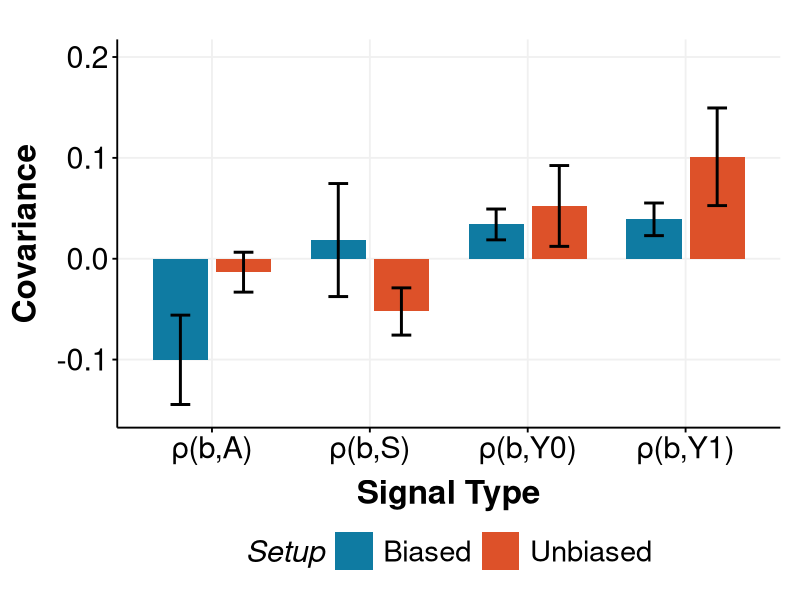
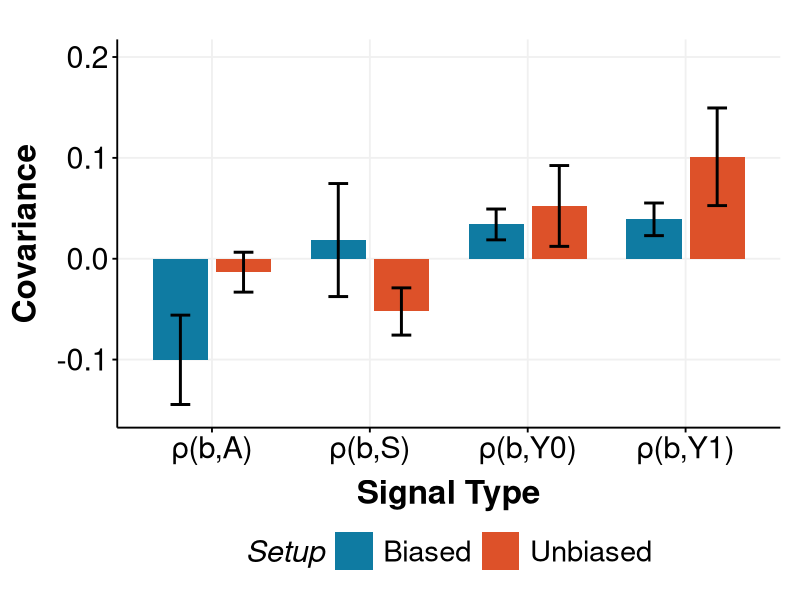

The R script that drew these images, in order:
# Create a flag to toggle between datasets
use_lr_data <- TRUE  # Set to TRUE to use the new data

###BIASED (random forest)
# defaultdict(list,
#             {'SE_Y0': [0.02493995420727301,
#               0.014650624373395087,
#               0.035229284041150936],
#              'SE_Y1': [0.031962306338244276,
#               0.018978037521950257,
#               0.044946575154538294],
#              'SE_A': [-0.045141905376108835,
#               -0.06519967161461451,
#               -0.025084139137603153],
#              'SE_S': [0.09035409569932758,
#               0.0016548700740890432,
#               0.1790533213245661]})

###UNBIASED (random forest)
# defaultdict(list,
#             {'SE_Y0': [0.03513661682805512,
#               0.008130433809395664,
#               0.06214279984671457],
#              'SE_Y1': [0.08155455977715628,
#               0.04182262526377176,
#               0.12128649429054081],
#              'SE_A': [-0.00046874829840122534,
#               -0.03538322535950635,
#               0.0344457287627039],
#              'SE_S': [-0.04041617086693901,
#               -0.05848961985472129,
#               -0.022342721879156723]})

###BIASED (logistic regression)
# defaultdict(list,
#             {'SE_Y0': [0.030792897441241713,
#               0.016484950213083854,
#               0.04510084466939957],
#              'SE_Y1': [0.06578256016820236,
#               0.017334797599937314,
#               0.11423032273646741],
#              'SE_A': [-0.06477697292852276,
#               -0.09471456694756249,
#               -0.034839378909483035],
#              'SE_S': [0.0427577687558696,
#               -0.00811790510670165,
#               0.09363344261844084]})

###UNBIASED (logistic regression)
# defaultdict(list,
#             {'SE_Y0': [0.029609780834669235,
#               0.01594244573776684,
#               0.04327711593157163],
#              'SE_Y1': [0.17178690085946174,
#               0.07362633418081539,
#               0.2699474675381081],
#              'SE_A': [-0.020646935286137445,
#               -0.03191580229964409,
#               -0.009378068272630801],
#              'SE_S': [-0.049773484602441395,
#               -0.07461592316540933,
#               -0.02493104603947347]})

# Create both datasets
data_rf <- data.frame(
  signal = rep(c("ρ(b,Y0)", "ρ(b,Y1)", "ρ(b,A)", "ρ(b,S)"), each = 2),
  setup = rep(c("Biased", "Unbiased"), 4),
  mean = c(
    # SE_Y0
    0.02631747211173179, 0.027365732502528335,
    # SE_Y1
    0.0338352020699568, 0.12333890353858519,
    # SE_A
    -0.046607697023839614, -0.020340027887138595,
    # SE_S
    0.2266931752223158, -0.04512527821289835
  ),
  lower = c(
    # SE_Y0
    0.014302630241875025, 0.014957470116098465,
    # SE_Y1
    0.018925002701517687, 0.04620130949930053,
    # SE_A
    -0.06725212552717151, -0.030514933854793706,
    # SE_S
    0.08999307763062633, -0.06500784326160651
  ),
  upper = c(
    # SE_Y0
    0.03833231398158855, 0.039773994888958206,
    # SE_Y1
    0.04874540143839591, 0.20047649757786984,
    # SE_A
    -0.025963268520507718, -0.010165121919483485,
    # SE_S
    0.36339327281400524, -0.025242713164190186
  )
)

data_lr <- data.frame(
  signal = rep(c("ρ(b,Y0)", "ρ(b,Y1)", "ρ(b,A)", "ρ(b,S)"), each = 2),
  setup = rep(c("Biased", "Unbiased"), 4),
  mean = c(
    # SE_Y0
    0.03397128865680828, 0.05233078304041271,
    # SE_Y1
    0.039067805894640525, 0.10108212953120048,
    # SE_A
    -0.10025319850777348, -0.013340700980222506,
    # SE_S
    0.018520911355769033, -0.05232157262760371
  ),
  lower = c(
    # SE_Y0
    0.01868766028886165, 0.012258515088070389,
    # SE_Y1
    0.02288427626772275, 0.052673158987189224,
    # SE_A
    -0.1445638165558293, -0.03312052658621503,
    # SE_S
    -0.037518258899853434, -0.07575297624064037
  ),
  upper = c(
    # SE_Y0
    0.0492549170247549, 0.09240305099275503,
    # SE_Y1
    0.0552513355215583, 0.14949110007521174,
    # SE_A
    -0.05594258045971765, 0.006439124625770018,
    # SE_S
    0.0745600816113915, -0.028890169014567056
  )
)

# Select the dataset based on the flag
data <- if(use_lr_data) data_lr else data_rf

# Load necessary libraries
library(ggplot2)
library(dplyr)
library(tidyr)
library(gridExtra)
library(grid)
library(ggthemes)
library(scales)

# Define the custom theme and scale functions
theme_Publication <- function(base_size=14, base_family="sans") {
  (theme_foundation(base_size=base_size, base_family=base_family)
   + theme(plot.title = element_text(face = "bold",
                                     size = rel(1.2), hjust = 0.5),
           text = element_text(),
           panel.background = element_rect(colour = NA),
           plot.background = element_rect(colour = NA),
           panel.border = element_rect(colour = NA),
           axis.title = element_text(face = "bold",size = rel(1)),
           axis.title.y = element_text(angle=90,vjust =2),
           axis.title.x = element_text(vjust = -0.2),
           axis.text = element_text(), 
           axis.line = element_line(colour="black"),
           axis.ticks = element_line(),
           panel.grid.major = element_line(colour="#f0f0f0"),
           panel.grid.minor = element_blank(),
           legend.key = element_rect(colour = NA),
           legend.position = "bottom",
           legend.direction = "horizontal",
           legend.key.size= unit(0.2, "cm"),
           legend.spacing = unit(0, "cm"),
           legend.title = element_text(face="italic"),
           plot.margin=unit(c(10,5,5,5),"mm"),
           strip.background=element_rect(colour="#f0f0f0",fill="#f0f0f0"),
           strip.text = element_text(face="bold")
      ))
}
# "#386cb0","#ef3b2c"
scale_fill_Publication <- function(...){
  discrete_scale("fill","Publication",manual_pal(values = c("#0f7ba2", "#dd5129","#7fc97f","#fdb462","#662506","#a6cee3","#fb9a99","#984ea3","#ffff33")), ...)
}
# "#386cb0","#ef3b2c"
scale_colour_Publication <- function(...){
  discrete_scale("colour","Publication",manual_pal(values = c("#0f7ba2", "#dd5129","#7fc97f","#fdb462","#662506","#a6cee3","#fb9a99","#984ea3","#ffff33")), ...)
}

# Create the plot
# title <- if(use_lr_data) { 
#     "Alignment w/ Predictive Performance using LogReg (stroke)"
# } else {
#     "Alignment w/ Predictive Performance using RF (stroke)"
# }
p <- ggplot(data, aes(x = signal, y = mean, fill = setup)) +
  geom_bar(stat = "identity", position = position_dodge(width = 0.8), width = 0.7) +
  geom_errorbar(aes(ymin = lower, ymax = upper),
                position = position_dodge(width = 0.8),
                width = 0.25,
                size=1.) +
  labs(x = "Signal Type",
       y = "Covariance",
       fill = "Setup") +
  scale_y_continuous(limits = c(-0.15, 0.2)) +
  theme_Publication() +
  scale_fill_Publication() +
#   ggtitle(title) +
  theme(
    plot.title = element_text(size=25, face="bold"),
    axis.text = element_text(size = 22),
    axis.title = element_text(size = 24, face = "bold"),
    legend.title = element_text(size = 22),
    legend.text = element_text(size = 21),
    legend.key.size = unit(1,"cm")
  )

# Print the plot
print(p)

# Save the plot with a name that reflects which dataset was used
filename <- if(use_lr_data) "covariance_comparison_lr_v3_STROKE.png" else "covariance_comparison_rf_v3_STROKE.png"
ggsave(filename, p, width = 12, height = 8, dpi = 300)
